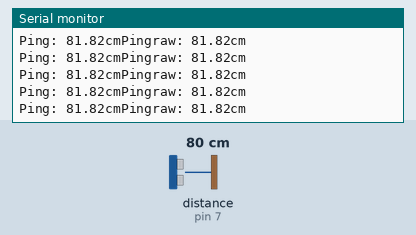
The sketch below on a simulated Arduino Uno, built with avr-gcc and run on an emulated ATmega328P. On the bench: the last lines printed to the serial monitor. The inputs (shaded band) are chosen by the test bench; at power-on: distance to the obstacle (sensor on pin 7) 80 cm. The echo pulse lasts 58.3 µs per cm.

Above: at 1.2 s.
1.3 s: distance to the obstacle (sensor on pin 7) set to 2 cm
At 1.37 s:
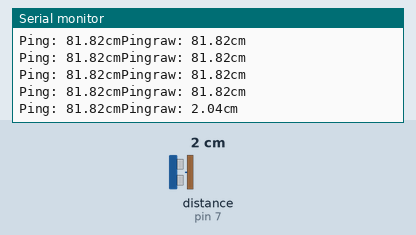
2.8 s: distance to the obstacle (sensor on pin 7) set to 60 cm
At 2.85 s:
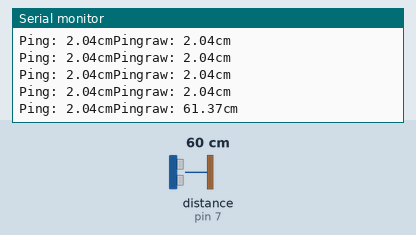
5.8 s: distance to the obstacle (sensor on pin 7) set to 299 cm
At 5.86 s:
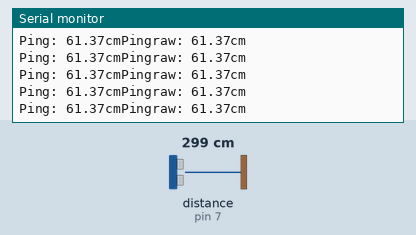
Timing chart, 0 to 8.8 s (numbered marks = the images above; inputs shaded):
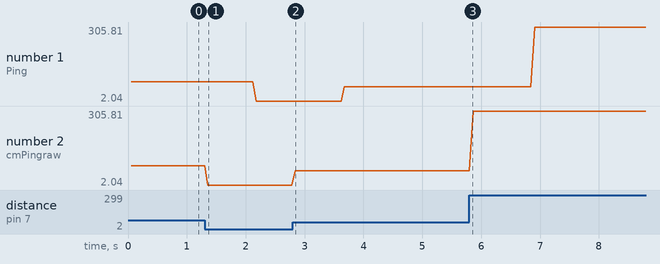

Measured:
- after the input at 1.3 s, the serial monitor: prints a new line after 0.06 s (image 1)
- after the input at 2.8 s, the serial monitor: prints a new line at once (image 2)
- plotted number 1: 81.82 → 2.04 after the input at 1.3 s, 2.04 → 61.37 after the input at 2.8 s, 61.37 → 305.81 after the input at 5.8 s
- plotted number 2: 81.82 → 2.04 after the input at 1.3 s, 2.04 → 61.37 after the input at 2.8 s, 61.37 → 305.81 after the input at 5.8 s

The sketch:

sonar.ino
```cpp
// ---------------------------------------------------------------------------
// Example NewPing library sketch that does a ping about 20 times per second.
// ---------------------------------------------------------------------------


#include <NewPing.h>
#include <MedianFilter.h>
//#include <Wire.h>
#include <MedianFilter.h>

#define TRIGGER_PIN  6  // Arduino pin tied to trigger pin on the ultrasonic sensor.
#define ECHO_PIN     7  // Arduino pin tied to echo pin on the ultrasonic sensor.
#define MAX_DISTANCE 450 // Maximum distance we want to ping for (in centimeters). Maximum sensor distance is rated at 400-500cm.


NewPing sonar(TRIGGER_PIN, ECHO_PIN, MAX_DISTANCE); // NewPing setup of pins and maximum distance.

MedianFilter filter(31,0);

void setup() {

  Serial.begin(115200); // Open serial monitor at 115200 baud to see ping results.

}

void loop() {

  delay(50);                      // Wait 50ms between pings (about 20 pings/sec). 29ms should be the shortest delay between pings.
  unsigned int o,uS = sonar.ping(); // Send ping, get ping time in microseconds (uS).

  filter.in(uS);
  o = filter.out();
  Serial.print("Ping: ");
  Serial.print( o *1.0 / US_ROUNDTRIP_CM*1.0); // Convert ping time to distance in cm and print result (0 = outside set distance range)
  Serial.print("cm");

  Serial.print("Pingraw: ");
  Serial.print( uS *1.0 / US_ROUNDTRIP_CM*1.0); // Convert ping time to distance in cm and print result (0 = outside set distance range)
  Serial.println("cm");

}
```
